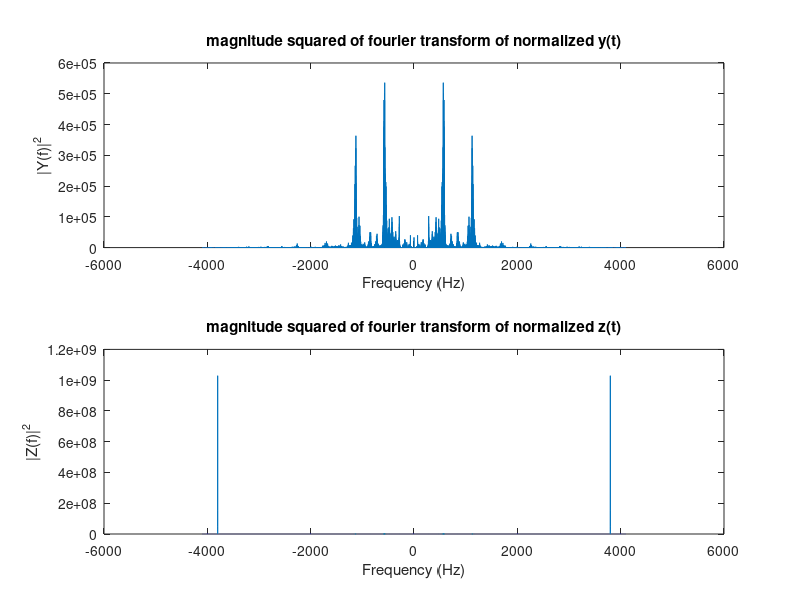

Here is the MATLAB script that generated this plot:
% Load the signals
sig = load('sig_2.mat'); % Assuming the variables are 'y' and 'z'
Fs = sig.Fs;

Ny =length (sig.y);
Nz = length (sig.z);

% Compute and plot the Fourier Transform
Y = fft(sig.y);
Z = fft(sig.z);
f = (0:length(Y)-1)*Fs/length(Y);

% Shift the FFT and calculate the magnitude
Y_shifted = fftshift(Y);
magnitudeY = abs(Y_shifted);


% Shift the FFT and calculate the magnitude
Z_shifted = fftshift(Z);
magnitudeZ = abs(Z_shifted);


fy = (-Ny/2:Ny/2-1) *(Fs / Ny);
fz = (-Nz/2:Nz/2-1) * (Fs / Nz);


%plot the graphs
figure;
subplot(2, 1, 1);
plot(fy, abs(magnitudeY).^2);
title('magnitude squared of fourier transform of normalized y(t)');
xlabel('Frequency (Hz)');
ylabel('|Y(f)|^2');

subplot(2, 1, 2);
plot(fz, abs(magnitudeZ).^2);
title('magnitude squared of fourier transform of normalized z(t)');
xlabel('Frequency (Hz)');
ylabel('|Z(f)|^2');